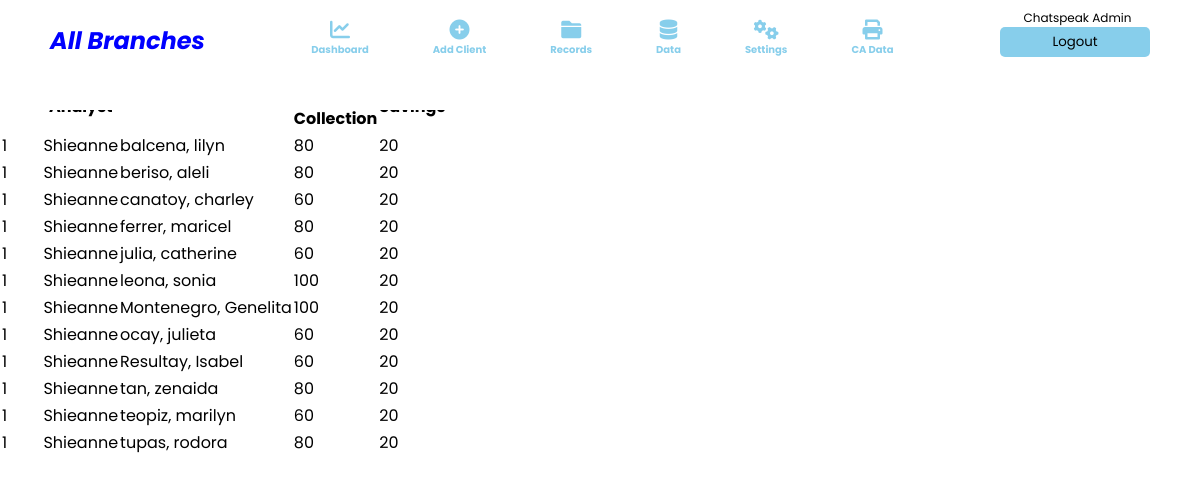
/weekly.php (signed in), run on the app's committed database.
### tables this page shows
CREATE TABLE `insert_client` (
  `id` int(11) NOT NULL,
  `cbranch` varchar(255) NOT NULL,
  `clientid` varchar(255) NOT NULL,
  `cphoto` text NOT NULL,
  `cfirstname` varchar(255) NOT NULL,
  `cmidname` varchar(255) NOT NULL,
  `clastname` varchar(255) NOT NULL,
  `csuffix` varchar(255) NOT NULL,
  `ccarea` varchar(255) NOT NULL,
  `ccycle` int(11) NOT NULL DEFAULT 1,
  `cchnumber` varchar(255) NOT NULL,
  `ccstreet` varchar(255) NOT NULL,
  `ccbarangay` varchar(255) NOT NULL,
  `cccity` varchar(255) NOT NULL,
  `ccontact` varchar(255) NOT NULL,
  `cemail` varchar(255) NOT NULL,
  `cage` varchar(255) NOT NULL,
  `cgender` varchar(255) NOT NULL,
  `cbirthday` date NOT NULL,
  `chnumber` varchar(255) NOT NULL,
  `cstreet` varchar(255) NOT NULL,
  `cbarangay` varchar(255) NOT NULL,
  `ccity` varchar(255) NOT NULL,
  `chome` varchar(255) NOT NULL,
  `cother` varchar(255) NOT NULL,
  `cnationality` varchar(255) NOT NULL,
  `ccivilstatus` varchar(255) NOT NULL,
  `cspouse` varchar(255) NOT NULL,
  `cchildren` varchar(255) NOT NULL,
  `ccomaker` varchar(255) NOT NULL,
  `cccontact` varchar(255) NOT NULL,
  `ccreditanalyst` varchar(255) NOT NULL,
  `cloanrequest` int(11) NOT NULL DEFAULT 0,
  `cloanamount` int(11) NOT NULL DEFAULT 0,
  `cloanstatus` varchar(255) NOT NULL DEFAULT 'Pending',
  `camountpaid` int(11) NOT NULL DEFAULT 0,
  `cadvance` int(11) DEFAULT 0,
  `csecdep` int(11) NOT NULL,
  `paydate` datetime DEFAULT NULL,
  `cbalance` int(11) NOT NULL DEFAULT 0,
  `coverdue` int(11) NOT NULL DEFAULT 0,
  `cinterest` int(11) NOT NULL,
  `clisteddate` datetime NOT NULL DEFAULT current_timestamp(),
  `creleaseddate` datetime DEFAULT NULL,
  `cmaturitydate` datetime DEFAULT NULL
);

### weekly.php (the view, shortened to what this page needs)
<?php
     include_once 'header.php';
?>
<div id="print">
<div class="table-wrapper">
    <table class="print-table" id="print-table">
        <thead class="ccolspan">
            <tr>
                <th colspan="26">Date :</th>
            </tr>
            <tr>
                <th colspan="26">Weekly Collection Form</th>
            </tr>
        </thead>
        <thead class="ccol">
        <tr>
                <th>Area</th>
                <th>Credit <br> Analyst</th>
                <th>Client Name</th>
                <th>Minimum <br> Daily <br> Collection</th>
                <th>Daily <br> Savings</th>
                <th>Date</th>
                <th>Sign</th>
                <th>Date</th>
                <th>Sign</th>
                <th>Date</th>
                <th>Sign</th>
                <th>Date</th>
                <th>Sign</th>
                <th>Date</th>
                <th>Sign</th>
        </tr>
        </thead>
        <tbody><?php
        if($bnm == "all"){
                $query2 = "SELECT * FROM insert_client WHERE cloanstatus in('OnGoing','Released')  ORDER BY ccarea ASC, clastname ASC";
            }else{
                $query2 = "SELECT * FROM insert_client WHERE cbranch = '$bnm' and cloanstatus in('OnGoing','Released') ORDER BY ccarea ASC, clastname ASC";
            }
            $result2 = mysqli_query($connection,$query2);
            while($row2  = mysqli_fetch_assoc($result2)){
                $canalyst = $row2['ccreditanalyst'];
                $approvedloan = $row2['cloanamount'];
    ?>
        <tr>
            <td ><p><?php echo $row2['ccarea']?></p></td>
            <td ><?php echo $canalyst?></td>
            <td><p><?php echo $row2['clastname'].", ".$row2['cfirstname']?></p></td>
            <td ><p><?php echo $approvedloan/100 ?></p></td>
            <td >20</td>
            <td></td>
            <td></td>
            <td></td>
            <td></td>
            <td></td>
            <td></td>
            <td></td>
            <td></td>
            <td></td>
            <td></td>
        </tr>
        <?php } ?>
    </table>
</div>

### CSS/style.css (style rules this page uses)
* { margin: 0; padding: 0; box-sizing: border-box; font-family: 'Poppins', sans-serif; }

### data on the page
insert_client: ccarea "1", ccreditanalyst "Shieanne", clastname "balcena", cfirstname "lilyn", $approvedloan/100 "80"
insert_client: ccarea "1", ccreditanalyst "Shieanne", clastname "beriso", cfirstname "aleli", $approvedloan/100 "80"
insert_client: ccarea "1", ccreditanalyst "Shieanne", clastname "canatoy", cfirstname "charley", $approvedloan/100 "60"
insert_client: ccarea "1", ccreditanalyst "Shieanne", clastname "ferrer", cfirstname "maricel", $approvedloan/100 "80"
insert_client: ccarea "1", ccreditanalyst "Shieanne", clastname "julia", cfirstname "catherine", $approvedloan/100 "60"
insert_client: ccarea "1", ccreditanalyst "Shieanne", clastname "leona", cfirstname "sonia", $approvedloan/100 "100"
insert_client: ccarea "1", ccreditanalyst "Shieanne", clastname "Montenegro", cfirstname "Genelita", $approvedloan/100 "100"
insert_client: ccarea "1", ccreditanalyst "Shieanne", clastname "ocay", cfirstname "julieta", $approvedloan/100 "60"
insert_client: ccarea "1", ccreditanalyst "Shieanne", clastname "Resultay", cfirstname "Isabel", $approvedloan/100 "60"
insert_client: ccarea "1", ccreditanalyst "Shieanne", clastname "tan", cfirstname "zenaida", $approvedloan/100 "80"
insert_client: ccarea "1", ccreditanalyst "Shieanne", clastname "teopiz", cfirstname "marilyn", $approvedloan/100 "60"
insert_client: ccarea "1", ccreditanalyst "Shieanne", clastname "tupas", cfirstname "rodora", $approvedloan/100 "80"

### other printed values
$bname "All Branches"
$_SESSION['UNAME'] "Chatspeak Admin"
